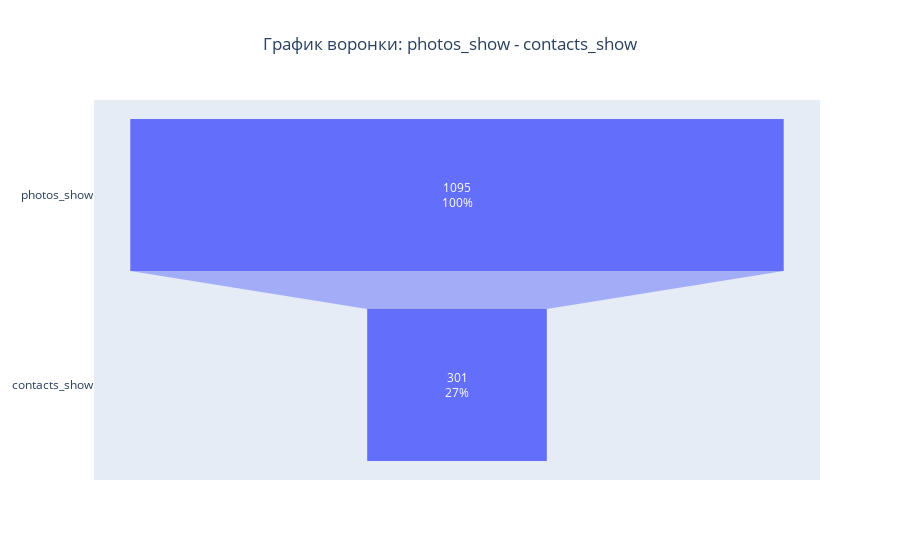

Notebook code for this chart:
### Code cell
create_funnel_df(df, ['photos_show', 'contacts_show'], from_date=None, to_date=None, step_interval=0)

### Figure 1 — Plotly figure (JSON) as saved in the notebook; plotly's stock layout.template omitted (floating-point values rounded to 4 significant figures)
{"data": [{"textinfo": "value+percent initial", "type": "funnel", "x": [1095, 301], "y": ["photos_show", "contacts_show"]}], "layout": {"title": {"text": "График воронки: photos_show - contacts_show", "x": 0.5}}}
